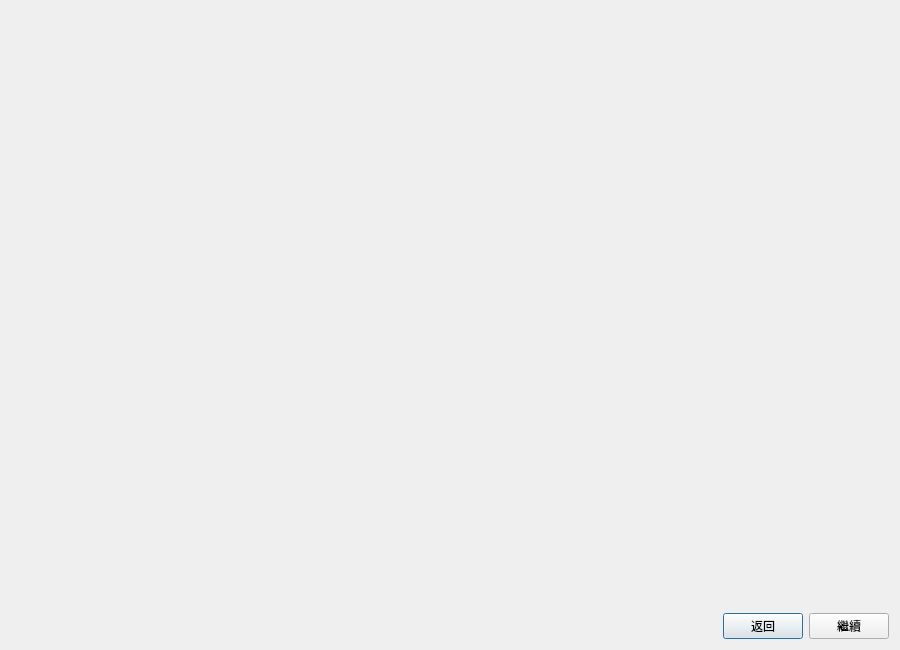
<?xml version="1.0" encoding="UTF-8"?>
<ui version="4.0">
 <class>Dialog_Preview</class>
 <widget class="QDialog" name="Dialog_Preview">
  <property name="geometry">
   <rect>
    <x>0</x>
    <y>0</y>
    <width>900</width>
    <height>650</height>
   </rect>
  </property>
  <property name="windowTitle">
   <string>預覽</string>
  </property>
  <layout class="QVBoxLayout" name="verticalLayout">
   <item>
    <widget class="QWidget" name="svgCanvas" native="true">
     <property name="sizePolicy">
      <sizepolicy hsizetype="Expanding" vsizetype="Expanding">
       <horstretch>0</horstretch>
       <verstretch>0</verstretch>
      </sizepolicy>
     </property>
    </widget>
   </item>
   <item>
    <layout class="QHBoxLayout" name="horizontalLayout">
     <item>
      <spacer name="horizontalSpacer">
       <property name="orientation">
        <enum>Qt::Horizontal</enum>
       </property>
       <property name="sizeHint" stdset="0">
        <size>
         <width>40</width>
         <height>20</height>
        </size>
       </property>
      </spacer>
     </item>
     <item>
      <widget class="QPushButton" name="btn_back">
       <property name="text">
        <string>返回</string>
       </property>
      </widget>
     </item>
     <item>
      <widget class="QPushButton" name="btn_continue">
       <property name="text">
        <string>繼續</string>
       </property>
      </widget>
     </item>
    </layout>
   </item>
  </layout>
 </widget>
 <resources/>
 <connections/>
</ui>
